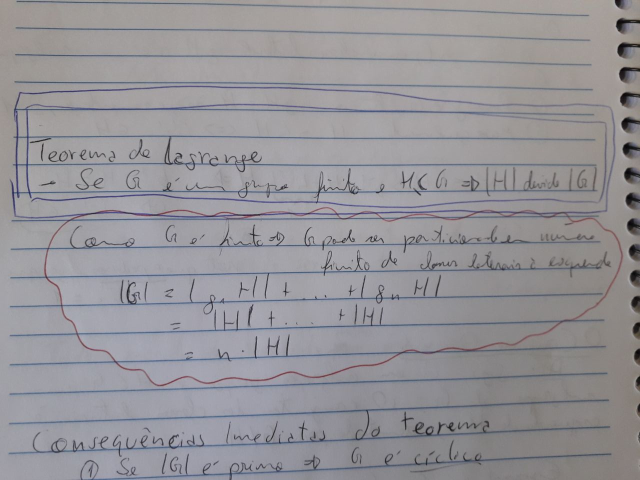
#> input picture images/abstract_ex02.jpg, 1280 x 960 px (shown at 1/2 size)
$ jupyter execute Untitled.ipynb
#> lines starting #> are read from the running program, lines starting #| are printed output that depends on the picture; after the words box and inside, x2 and y2 are one past the last pixel; in counts of white or black regions, pixels touching at a corner belong together
[cell 1]
import cv2
import numpy as np
import matplotlib.pyplot as plt

[cell 2]
# inputImage = cv2.imread("../images/ex01.jpg")
# inputImageGray = cv2.cvtColor(inputImage, cv2.COLOR_BGR2GRAY)
# edges = cv2.Canny(inputImageGray,5,50,apertureSize = 3, L2gradient = False)
# plt.figure(figsize=(17, 10))
# # plt.subplot(1, 3, 1)
# plt.imshow(inputImage)
# plt.show()
# # plt.subplot(1, 3, 2)
# plt.figure(figsize=(17, 10))
# plt.imshow(inputImageGray)
# plt.show()
# # plt.subplot(1, 3, 3)
# plt.figure(figsize=(17, 10))
# plt.imshow(edges)
# plt.show()

# # plt.subplot(1, 2, 2)
# # minLineLength = 30 # 30
# # maxLineGap = 5 # 5
# # threshold = 30 # 30
# # lines = cv2.HoughLinesP(edges,cv2.HOUGH_PROBABILISTIC, np.pi/180, threshold, minLineLength,maxLineGap)
# # output = inputImage
# # # print(output.shape)
# # for x in range(0, len(lines)):
# #     for x1,y1,x2,y2 in lines[x]:
# #         #cv2.line(inputImage,(x1,y1),(x2,y2),(0,128,0),2, cv2.LINE_AA)
# #         pts = np.array([[x1, y1 ], [x2 , y2]], np.int32)
# # #         output += cv2.polylines(inputImage, [pts], True, (0,255,0))
# #         plt.plot([x1, x2], [y1, y2], 'r')

# # plt.imshow(output)

# plt.show()

# # font = cv2.FONT_HERSHEY_SIMPLEX
# # cv2.putText(inputImage,"Tracks Detected", (500, 250), font, 0.5, 255)
# # cv2.imshow("Trolley_Problem_Result", inputImage)
# # cv2.imshow('edge', edges)
# # cv2.waitKey(0)
# # cv2.destroyAllWindows()

[cell 3]
import cv2
import numpy as np
inputImage = cv2.imread("../images/abstract_ex02.jpg")
#> inputImage is the input picture: shape (960, 1280, 3); mean B, G, R 151.7, 147.2, 148.8

image = inputImage

blur = cv2.medianBlur(image, 7)
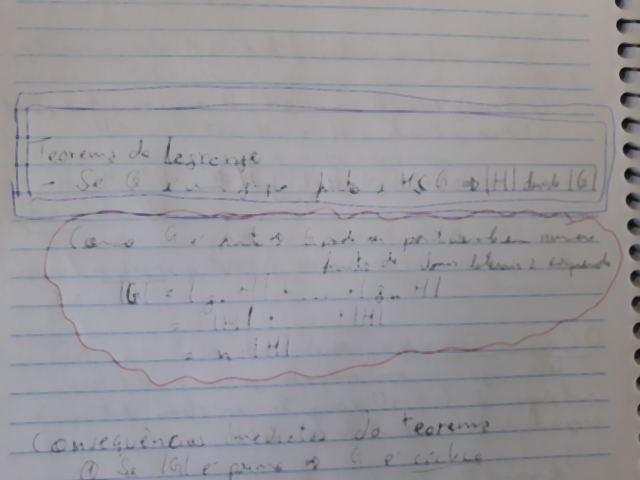
#> blur: shape (960, 1280, 3) (shown at 1/2 size); mean B, G, R 153.9, 149.8, 151.4
gray = cv2.cvtColor(blur, cv2.COLOR_BGR2GRAY)
thresh = cv2.adaptiveThreshold(gray,255,cv2.ADAPTIVE_THRESH_GAUSSIAN_C, cv2.THRESH_BINARY,11,3)
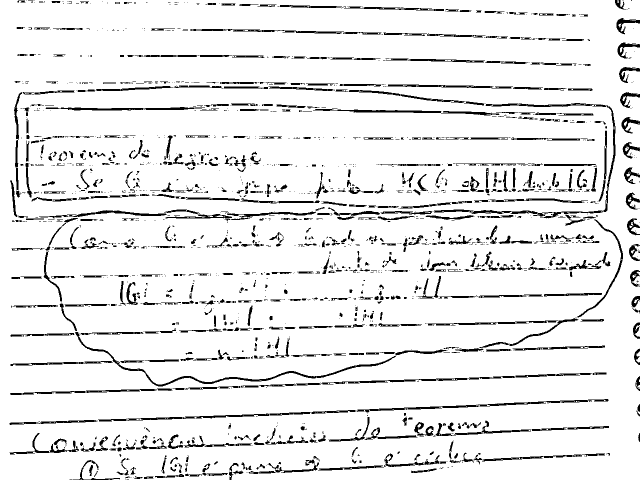
#> thresh: shape (960, 1280) (shown at 1/2 size); 91.4% white; 1849 black regions (1155 under 20 px), largest, box (x1, y1, x2, y2) and area: (150, 664, 793, 773) 2682, (971, 206, 1231, 437) 2607, (519, 746, 1185, 774) 2385

canny = cv2.Canny(thresh, 120, 255, 1)
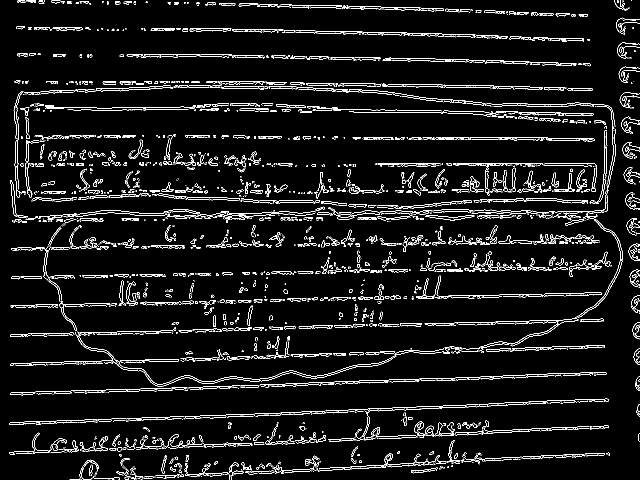
#> canny: shape (960, 1280) (shown at 1/2 size); 5.7% white in thin lines or dots
kernel = cv2.getStructuringElement(cv2.MORPH_RECT, (5,5))
# opening = cv2.morphologyEx(canny, cv2.MORPH_CLOSE, kernel, iterations = 10)
opening = cv2.morphologyEx(255 - thresh, cv2.MORPH_CLOSE, kernel, iterations = 10)
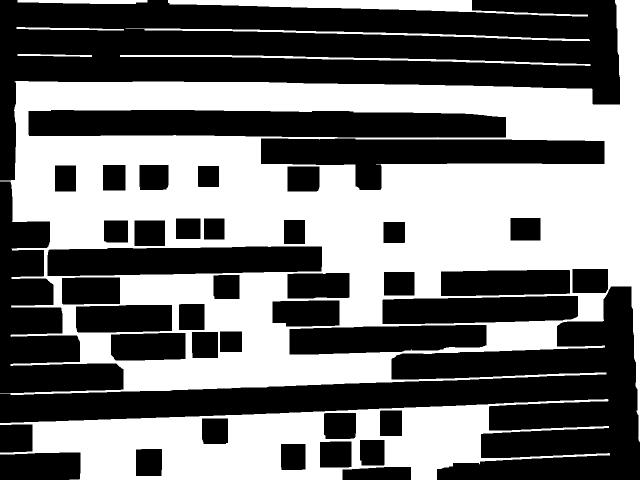
#> opening: shape (960, 1280) (shown at 1/2 size); 45.4% white; 8 white regions
# opening = cv2.morphologyEx(opening, cv2.MORPH_OPEN, kernel, iterations = 1)
# dilate = cv2.dilate(opening, kernel, iterations=2)
# dilate = cv2.dilate(255 - thresh, kernel, iterations=10)

cnts = cv2.findContours(opening, cv2.RETR_TREE, cv2.CHAIN_APPROX_SIMPLE)
#> cnts = 44 contours; largest, box (x1, y1, x2, y2) and area: (0, 0, 1280, 884) 684299, (0, 798, 1220, 960) 110402, (56, 219, 1013, 276) 48664, (521, 276, 1210, 381) 37032, (94, 492, 645, 553) 29238
cnts = cnts[0] if len(cnts) == 2 else cnts[1]

min_area = 100000
for c in cnts:
    area = cv2.contourArea(c)
    if area > min_area:
#         cv2.drawContours(image, [c], -1, (36, 255, 12), 2)
        cv2.drawContours(gray,[c], 0, (255,255,255), -1)
        continue
#> this loop made 44 passes
#> area on passes 1 to 12: 110402.5, 2889, 2635, 3364, 2566, 2724, 3387.5, 2336.5, 2898, 389, 2736.5, 574.5
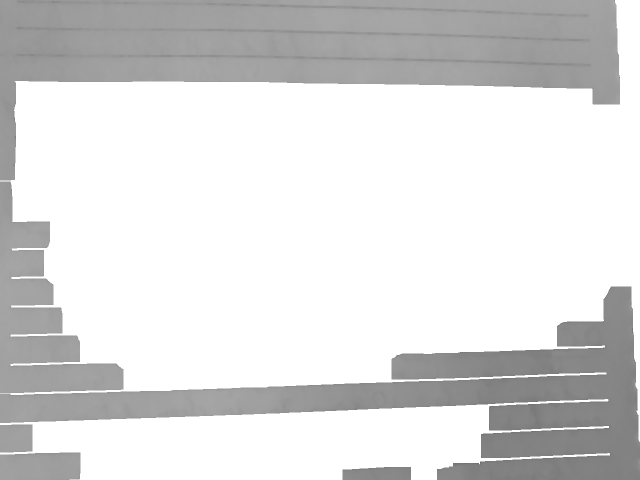
#> gray: shape (960, 1280) (shown at 1/2 size); min 91, max 255, mean 218.9

# cv2.imshow('image', image)
# # cv2.imwrite('image.png', image)
# cv2.waitKey(0)
# cv2.destroyAllWindows()
plt.imshow(opening)
plt.show()
plt.imshow(gray)
plt.show()
plt.imshow(inputImage)
plt.show()

$ run again, with images/ex01.jpg copied over images/abstract_ex02.jpg
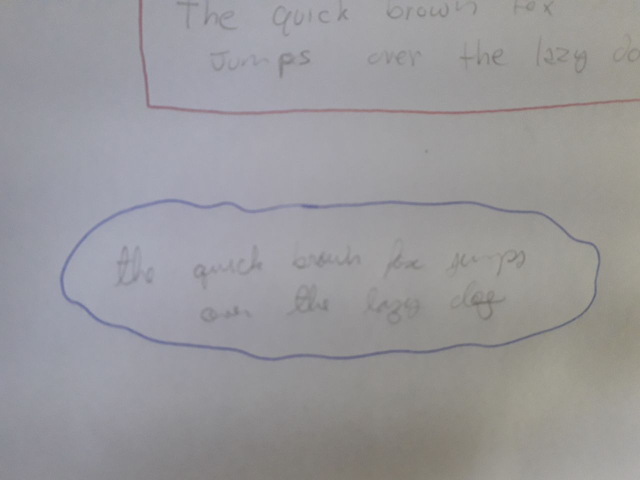
#> input picture images/ex01.jpg, 1280 x 960 px (shown at 1/2 size)
#> inputImage is the input picture: shape (960, 1280, 3); mean B, G, R 154.7, 152, 153
#> `thresh = cv2.adaptiveThreshold(gray,255,cv2.ADAPTIVE_THRESH_GAUSSIAN_C..`:
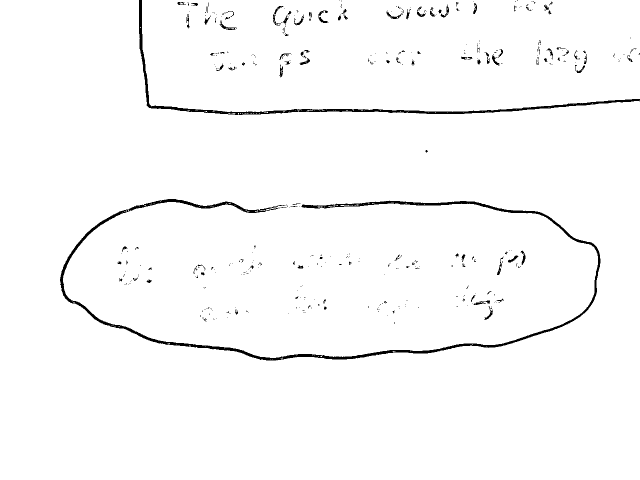
#> thresh: shape (960, 1280) (shown at 1/2 size); 98% white; 458 black regions (371 under 20 px), largest, box (x1, y1, x2, y2) and area: (120, 398, 1201, 721) 12235, (278, 0, 1280, 230) 5961, (546, 12, 567, 51) 174
#> canny: shape (960, 1280); 1.1% white in thin lines or dots, all inside (x1, y1, x2, y2) = (119, 0, 1280, 721)
#> opening: shape (960, 1280); 5.4% white; 24 white regions (3 under 20 px)
#> cnts = 25 contours, 3 with area under 20; largest, box (x1, y1, x2, y2) and area: (120, 398, 1201, 721) 283693, (129, 405, 1193, 715) 272098, (546, 0, 696, 156) 6285, (773, 0, 954, 39) 5356, (278, 0, 1280, 230) 5252
#> the loop `for c in cnts:` made 25 passes
#> area on passes 1, 2, 4, 5, 6, 8, 9, 10: 283693, 272098, 1007, 1083, 2430.5, 807.5, 926, 686
#> after the loop `for c in cnts:`:
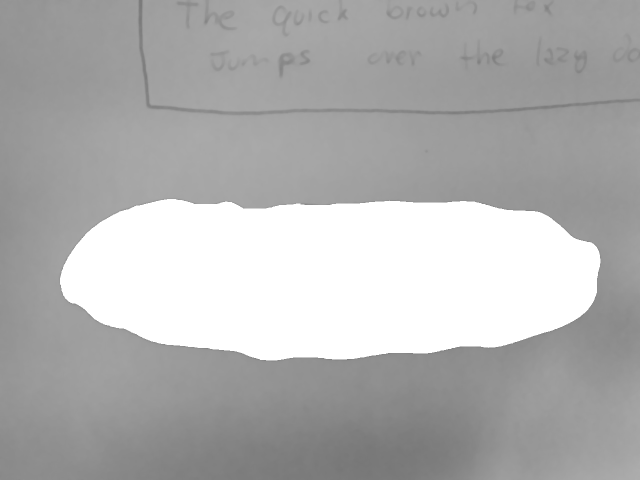
#> gray: shape (960, 1280) (shown at 1/2 size); min 119, max 255, mean 176.1

$ run again, with images/abstract_ex01.jpg copied over images/abstract_ex02.jpg
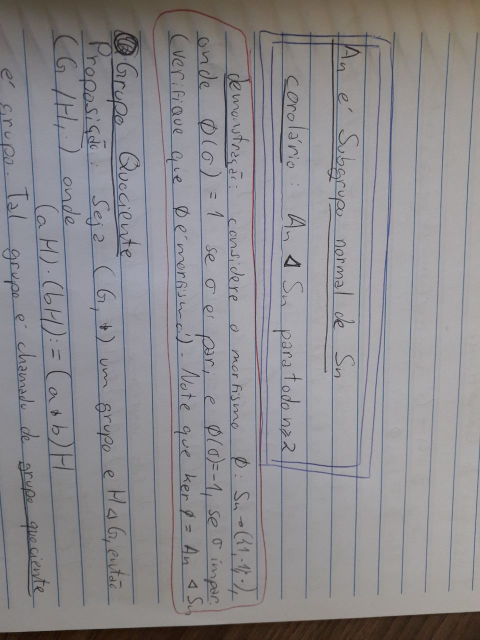
#> input picture images/abstract_ex01.jpg, 960 x 1280 px (shown at 1/2 size)
#> inputImage is the input picture: shape (1280, 960, 3); mean B, G, R 142.3, 138.9, 140.9
#> `thresh = cv2.adaptiveThreshold(gray,255,cv2.ADAPTIVE_THRESH_GAUSSIAN_C..`:
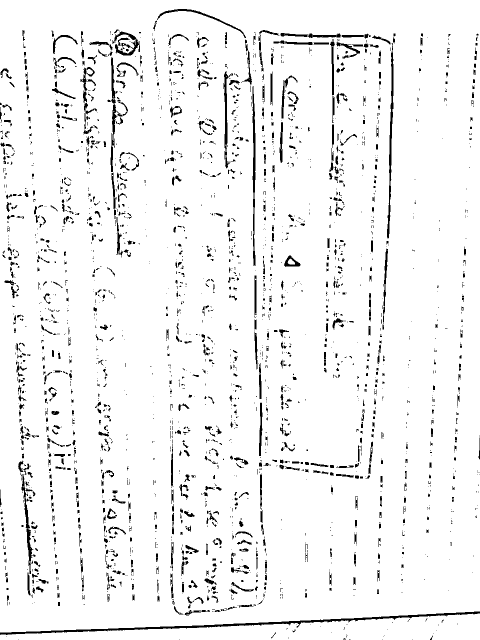
#> thresh: shape (1280, 960) (shown at 1/2 size); 94.7% white; 2806 black regions (2006 under 20 px), largest, box (x1, y1, x2, y2) and area: (0, 1223, 960, 1270) 4205, (774, 73, 790, 477) 1546, (505, 172, 511, 532) 1316
#> canny: shape (1280, 960); 4.2% white in thin lines or dots
#> opening: shape (1280, 960); 43.7% white; 33 white regions (18 under 20 px)
#> cnts = 65 contours, 19 with area under 20; largest, box (x1, y1, x2, y2) and area: (0, 0, 960, 1280) 690161, (579, 669, 724, 932) 28084, (541, 428, 660, 670) 18284, (566, 88, 666, 336) 16702, (347, 357, 507, 493) 14182
#> the loop `for c in cnts:` made 65 passes
#> area on passes 6, 8, 9, 10, 11, 12, 15, 24: 429.5, 105.5, 364, 594.5, 725, 65.5, 915, 1749
#> after the loop `for c in cnts:`:
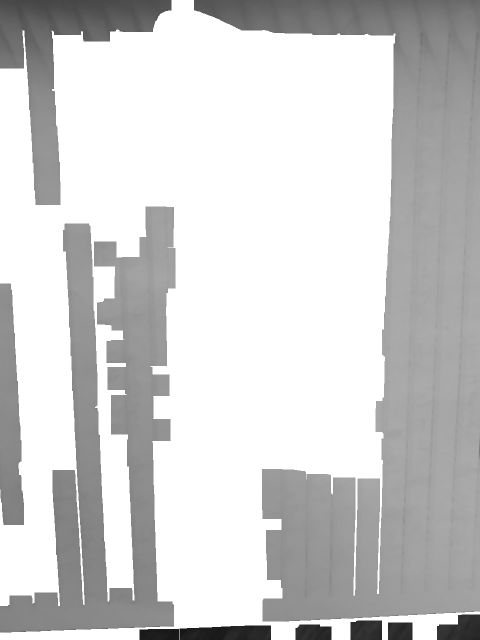
#> gray: shape (1280, 960) (shown at 1/2 size); min 21, max 255, mean 206.5

$ run again, with images/abstract_ex03.jpg copied over images/abstract_ex02.jpg
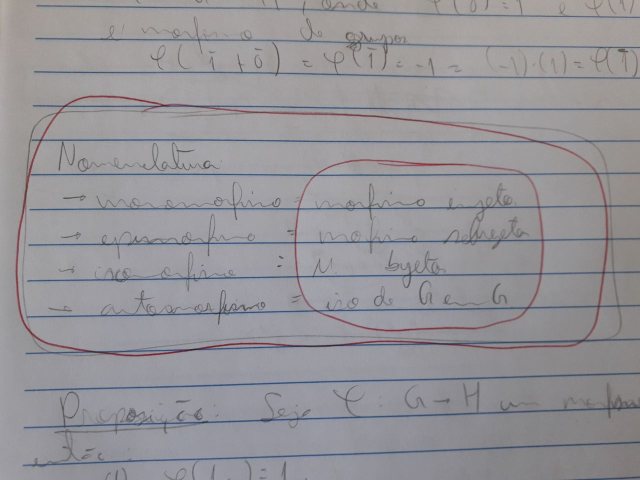
#> input picture images/abstract_ex03.jpg, 1280 x 960 px (shown at 1/2 size)
#> inputImage is the input picture: shape (960, 1280, 3); mean B, G, R 152.2, 147.8, 149.3
#> `thresh = cv2.adaptiveThreshold(gray,255,cv2.ADAPTIVE_THRESH_GAUSSIAN_C..`:
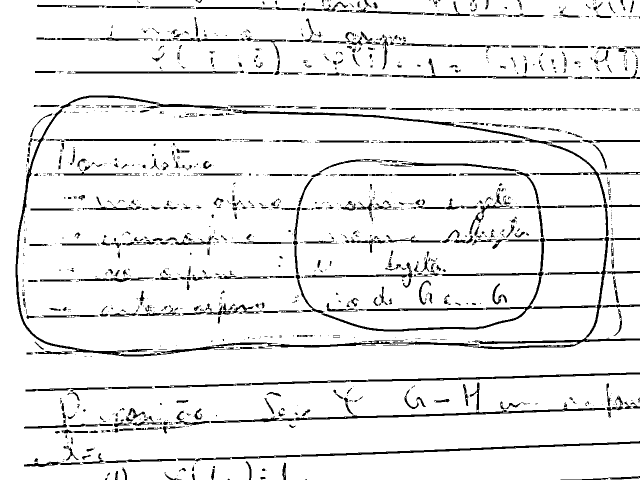
#> thresh: shape (960, 1280) (shown at 1/2 size); 91.9% white; 1409 black regions (882 under 20 px), largest, box (x1, y1, x2, y2) and area: (464, 219, 1280, 699) 8974, (31, 191, 784, 713) 6604, (642, 420, 1091, 663) 3870
#> canny: shape (960, 1280); 5% white in thin lines or dots
#> opening: shape (960, 1280); 33.1% white; 4 white regions
#> cnts = 55 contours; largest, box (x1, y1, x2, y2) and area: (31, 191, 1280, 713) 569358, (70, 0, 1280, 158) 120985, (48, 745, 1280, 960) 108638, (109, 222, 815, 283) 35901, (78, 628, 436, 703) 22740
#> the loop `for c in cnts:` made 55 passes
#> area on passes 1 to 8: 402.5, 108638, 3634.5, 2521, 9609, 6505.5, 5829, 14407.5
#> after the loop `for c in cnts:`:
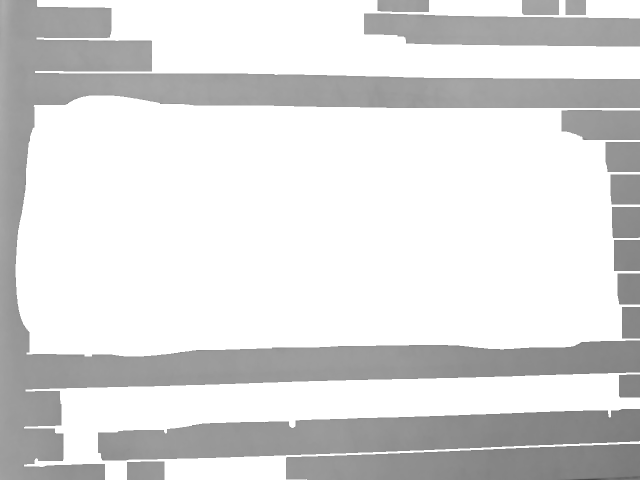
#> gray: shape (960, 1280) (shown at 1/2 size); min 65, max 255, mean 219.1
